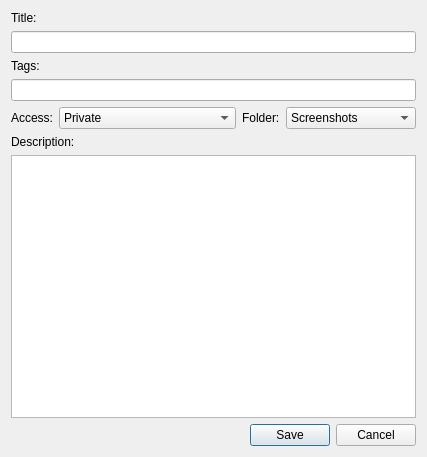
<?xml version="1.0" encoding="UTF-8"?>
<ui version="4.0">
 <class>ScreenshotDialog</class>
 <widget class="QDialog" name="ScreenshotDialog">
  <property name="geometry">
   <rect>
    <x>0</x>
    <y>0</y>
    <width>427</width>
    <height>457</height>
   </rect>
  </property>
  <property name="windowTitle">
   <string>Save Screenshot to ELGG</string>
  </property>
  <property name="windowIcon">
   <iconset resource="icons.qrc">
    <normaloff>:/Icons/camera64.png</normaloff>:/Icons/camera64.png</iconset>
  </property>
  <layout class="QVBoxLayout" name="verticalLayout">
   <item>
    <widget class="QLabel" name="titleLabel">
     <property name="text">
      <string>Title:</string>
     </property>
    </widget>
   </item>
   <item>
    <widget class="QLineEdit" name="titleLineEdit"/>
   </item>
   <item>
    <widget class="QLabel" name="tagsLabel">
     <property name="text">
      <string>Tags:</string>
     </property>
    </widget>
   </item>
   <item>
    <widget class="QLineEdit" name="tagsLineEdit"/>
   </item>
   <item>
    <layout class="QHBoxLayout" name="horizontalLayout">
     <item>
      <widget class="QLabel" name="accessLabel">
       <property name="text">
        <string>Access:</string>
       </property>
      </widget>
     </item>
     <item>
      <widget class="QComboBox" name="accessComboBox">
       <property name="minimumSize">
        <size>
         <width>130</width>
         <height>0</height>
        </size>
       </property>
       <item>
        <property name="text">
         <string>Private</string>
        </property>
       </item>
       <item>
        <property name="text">
         <string>Public</string>
        </property>
       </item>
       <item>
        <property name="text">
         <string>Logged in users</string>
        </property>
       </item>
       <item>
        <property name="text">
         <string>Group: Cyber SKA</string>
        </property>
       </item>
       <item>
        <property name="text">
         <string>Group: GALFACTS Technical Team</string>
        </property>
       </item>
       <item>
        <property name="text">
         <string>Contacts</string>
        </property>
       </item>
      </widget>
     </item>
     <item>
      <spacer name="horizontalSpacer">
       <property name="orientation">
        <enum>Qt::Horizontal</enum>
       </property>
       <property name="sizeHint" stdset="0">
        <size>
         <width>40</width>
         <height>20</height>
        </size>
       </property>
      </spacer>
     </item>
     <item>
      <widget class="QLabel" name="accessLabel_2">
       <property name="text">
        <string>Folder:</string>
       </property>
      </widget>
     </item>
     <item>
      <widget class="QComboBox" name="accessComboBox_2">
       <property name="minimumSize">
        <size>
         <width>130</width>
         <height>0</height>
        </size>
       </property>
       <item>
        <property name="text">
         <string>Screenshots</string>
        </property>
       </item>
       <item>
        <property name="text">
         <string>Top level</string>
        </property>
       </item>
      </widget>
     </item>
    </layout>
   </item>
   <item>
    <widget class="QLabel" name="label">
     <property name="text">
      <string>Description:</string>
     </property>
    </widget>
   </item>
   <item>
    <widget class="QTextEdit" name="textEdit"/>
   </item>
   <item>
    <widget class="QDialogButtonBox" name="buttonBox">
     <property name="orientation">
      <enum>Qt::Horizontal</enum>
     </property>
     <property name="standardButtons">
      <set>QDialogButtonBox::Cancel|QDialogButtonBox::Save</set>
     </property>
    </widget>
   </item>
  </layout>
 </widget>
 <resources>
  <include location="icons.qrc"/>
 </resources>
 <connections>
  <connection>
   <sender>buttonBox</sender>
   <signal>accepted()</signal>
   <receiver>ScreenshotDialog</receiver>
   <slot>accept()</slot>
   <hints>
    <hint type="sourcelabel">
     <x>248</x>
     <y>254</y>
    </hint>
    <hint type="destinationlabel">
     <x>157</x>
     <y>274</y>
    </hint>
   </hints>
  </connection>
  <connection>
   <sender>buttonBox</sender>
   <signal>rejected()</signal>
   <receiver>ScreenshotDialog</receiver>
   <slot>reject()</slot>
   <hints>
    <hint type="sourcelabel">
     <x>316</x>
     <y>260</y>
    </hint>
    <hint type="destinationlabel">
     <x>286</x>
     <y>274</y>
    </hint>
   </hints>
  </connection>
 </connections>
</ui>
